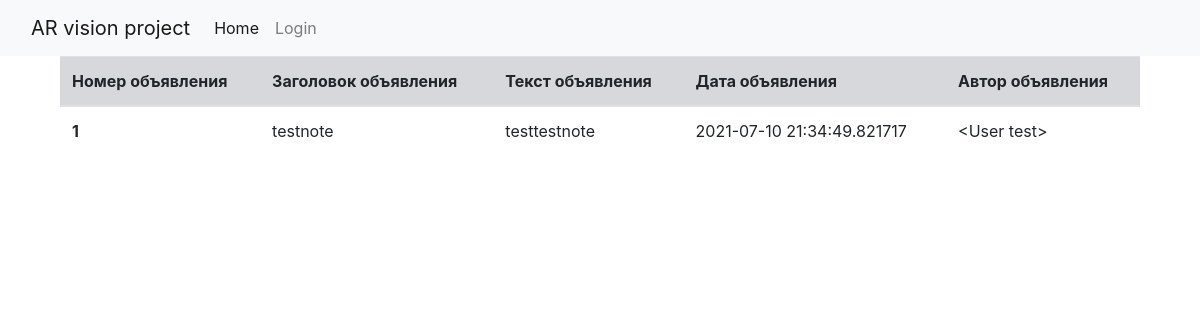
Screenshot of /notice/1 with the database file from the repository.
### webapp/notice/models.py (models this page shows, shortened)
class Notice(db.Model):
        notice_id = db.Column(db.Integer, primary_key=True)
        title = db.Column(db.String, nullable=False)
        text = db.Column(db.Text, nullable=True)
        date = db.Column(db.DateTime, nullable=False, default=datetime.now() )
        author = db.Column(db.Text, nullable=False)
        board_id = db.Column(
                db.Integer,
                db.ForeignKey('board.board_id', ondelete='CASCADE'),
                index = True
        )
        user_id = db.Column(
                db.Integer,
                db.ForeignKey('user.user_id', ondelete='CASCADE'),
                index = True
        )
        notice = db.relationship('Board', backref='notice')
        user = db.relationship('User', backref='notice')

### webapp/notice/views.py (the view)
@blueprint.route('/<int:notice_id>')
def single_notice(notice_id):
    one_notice = Notice.query.filter(notice_id == notice_id).first()
    if not one_notice:
        abort(404)
    notice_form=NoticeForm()
    return render_template('notices/single_notice.html', page_title = one_notice.title,
                    notice=one_notice)

### webapp/templates/notices/single_notice.html (shortened to what this page needs)
{% extends "base.html" %}
{% block content %}
<div class="container">
    <div class="row">
        <div class="col">
<table class="table">
    <thead>
      <tr class="table-secondary">
        <th scope="col">Номер объявления</th>
        <th scope="col">Заголовок объявления</th>
        <th scope="col">Текст объявления</th>
        <th scope="col">Дата объявления</th>
        <th scope="col">Автор объявления</th>
      </tr>
    </thead>
    <tbody>
      <tr>
        <th scope="row">{{notice.notice_id}}</th>
        <td>{{notice.title}}</td>
        <td>{{notice.text}}</td>
        <td>{{notice.date}}</td>
        <td>{{notice.author}}</td>
      </tr>
    </tbody>
  </table>
      {% endblock %}

### rows the page displays
Notice: notice_id "1", title "testnote", text "testtestnote", date "2021-07-10 21:34:49.821717", author "<User test>"
